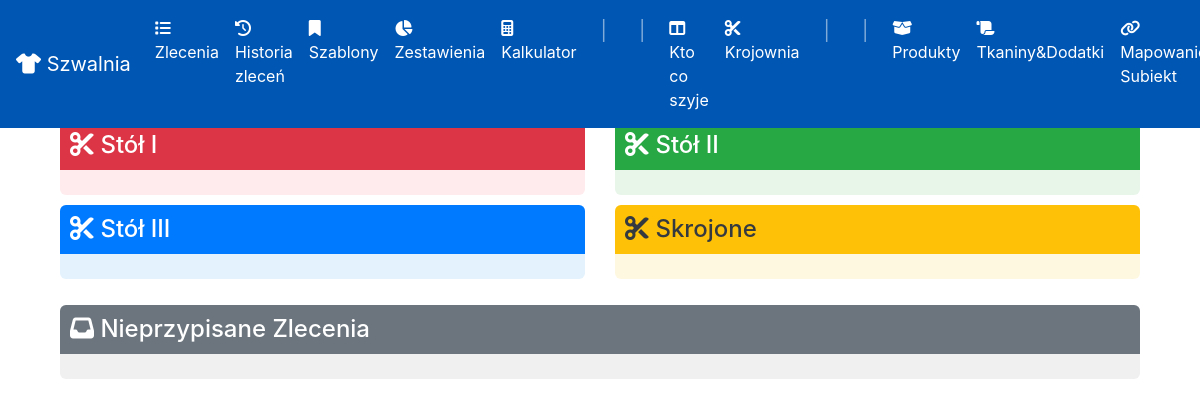
Before: /krojownia with the older database file.
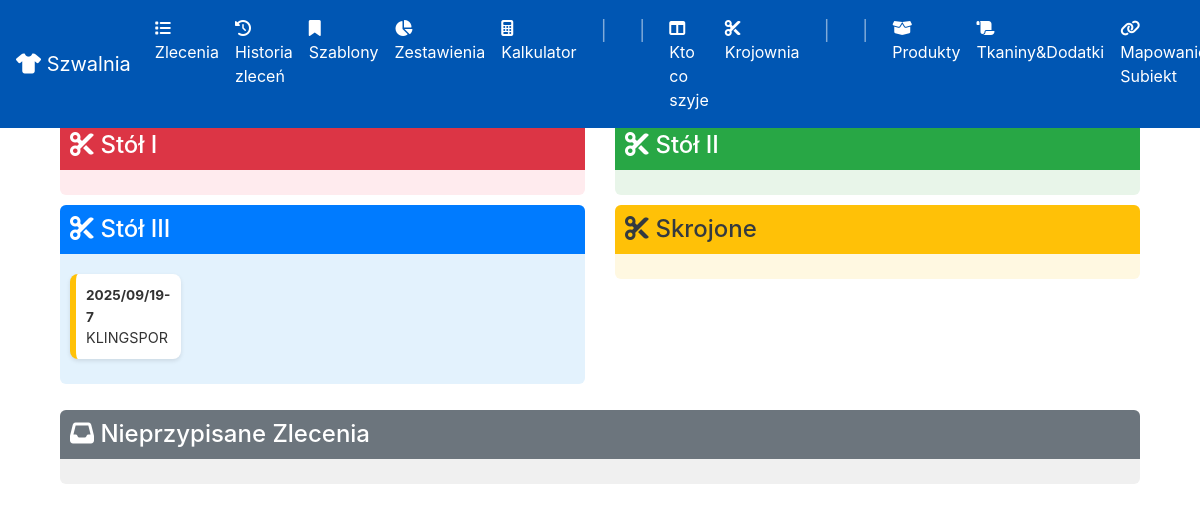
After: the same page with the newer database file.
### app/models.py (models this page shows, shortened)
class Order(db.Model):
    id = db.Column(db.Integer, primary_key=True)
    order_code = db.Column(db.String(50), nullable=True)
    client_id = db.Column(db.Integer, db.ForeignKey('client.id'), nullable=False)
    description = db.Column(db.Text, nullable=False)
    login_info = db.Column(db.Text, nullable=True)
    deadline = db.Column(db.Date, nullable=False)
    status = db.Column(db.String(50), nullable=False, default='NOWE')
    zlecajacy = db.Column(db.String(50), nullable=False)
    created_at = db.Column(db.DateTime, default=datetime.utcnow)
    fabrics = db.relationship('OrderFabric', backref='order', cascade="all, delete-orphan")
    assigned_team = db.Column(db.String(50), nullable=True)
    cutting_table = db.Column(db.String(50), nullable=True)
    team1_completed = db.Column(db.Boolean, default=False, nullable=False)
    team2_completed = db.Column(db.Boolean, default=False, nullable=False)
    cutting_started_at = db.Column(db.DateTime, nullable=True)
    cutting_finished_at = db.Column(db.DateTime, nullable=True)
    sewing_started_at = db.Column(db.DateTime, nullable=True)
    sewing_finished_at = db.Column(db.DateTime, nullable=True)
    order_items = db.relationship('OrderItem', backref='order', lazy=True, cascade="all, delete-orphan")
    attachments = db.relationship('Attachment', backref='order', lazy=True, cascade="all, delete-orphan")
    materials_used = db.relationship('MaterialUsage', backref='order', cascade="all, delete-orphan")

class Client(db.Model):
    id = db.Column(db.Integer, primary_key=True)
    name = db.Column(db.String(100), nullable=False, unique=True)
    orders = db.relationship('Order', backref='client', lazy=True)

### app/routes.py (the view)
@app.route('/krojownia')
def krojownia():
    orders = Order.query.filter(Order.status.in_(['NOWE', 'W REALIZACJI']), Order.assigned_team.is_(None)).order_by(Order.created_at.desc()).all()
    stol_1_orders = [o for o in orders if o.cutting_table == 'stol-1']
    stol_2_orders = [o for o in orders if o.cutting_table == 'stol-2']
    stol_3_orders = [o for o in orders if o.cutting_table == 'stol-3']
    skrojone_orders = [o for o in orders if o.cutting_table == 'skrojone']
    unassigned_orders = [o for o in orders if o.cutting_table is None]
    return render_template('krojownia.html', stol_1_orders=stol_1_orders, stol_2_orders=stol_2_orders,
                           stol_3_orders=stol_3_orders, skrojone_orders=skrojone_orders, unassigned_orders=unassigned_orders)

### app/routes.py (called while the page is built)
@app.context_processor
def inject_in_progress_orders():
    all_in_progress = Order.query.filter_by(status='W REALIZACJI').order_by(Order.deadline).all()
    krojownia_orders = []
    szwalnia_orders = []
    for order in all_in_progress:
        order.total_quantity = sum(item.quantity for item in order.order_items)
        if order.cutting_table == 'skrojone' and order.assigned_team is not None:
            szwalnia_orders.append(order)
        elif order.cutting_table is not None and order.cutting_table != 'skrojone':
            krojownia_orders.append(order)
    return dict(krojownia_in_progress=krojownia_orders, szwalnia_in_progress=szwalnia_orders)

### app/templates/krojownia.html (shortened to what this page needs)
{% extends 'base.html' %}
{% block content %}
<h2> Krojownia </h2>
<div class="container-fluid">
  <div class="row">
    {% for id, name, orders, color in [
      ('stol-1','Stół I',stol_1_orders,'bg-danger'),
      ('stol-2','Stół II',stol_2_orders,'bg-success'),
      ('stol-3','Stół III',stol_3_orders,'bg-primary'),
      ('skrojone','Skrojone',skrojone_orders,'bg-warning text-dark')] %}
    <div class="col-md-6">
      <div class="kanban-zone" id="{{id}}">
        <h4 class="zone-header {{color}}"><i class="fas fa-cut"></i> {{name}}</h4>
        <div class="d-flex flex-wrap">
          {% for order in orders %}
          <div class="kanban-card {{order.status|lower|replace(' ','-')}}" data-id="{{order.id}}">
            <strong>{{order.order_code}}</strong><br>{{order.client.name}}
          </div>
          {% endfor %}
        </div>
      </div>
    </div>
    {% endfor %}
  </div>
  <div class="kanban-zone mt-3" id="nieprzypisane">
    <h4 class="zone-header bg-secondary"><i class="fas fa-inbox"></i> Nieprzypisane Zlecenia</h4>
  </div>
</div>
{% endblock %}

Changed rows visible on the page:
added Order: order_code "2025/09/19-7", client.name "KLINGSPOR"
